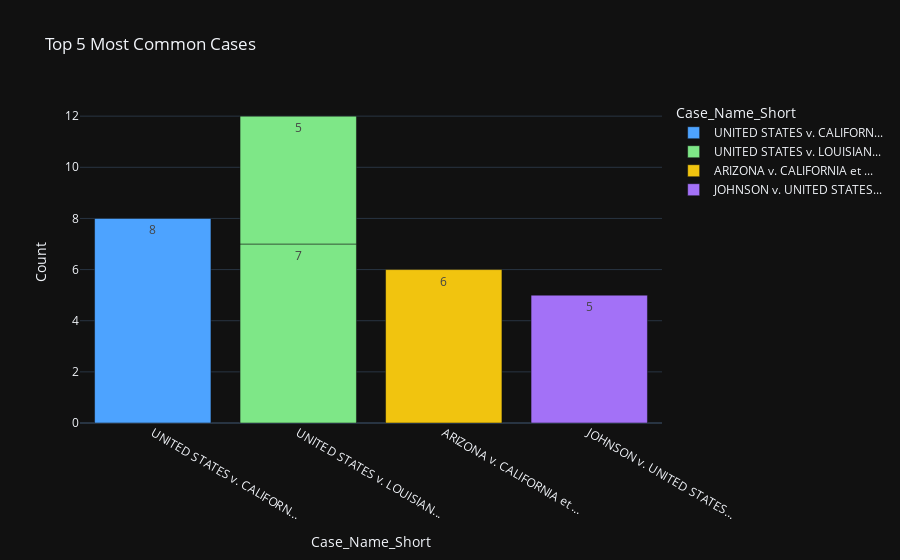

Write notebook code for a chart like this one.
### Code cell
# graph num seven >>>>>>>>>>>>>>>>>>>>>>>>>>>>>>>>>>>>>>>>>>>>>>>>>>>>>>>>>>>>>>>>>>>>>>>>>>>
top_cases = case_counts.head(5).copy()

# Truncate case names
top_cases['Case_Name_Short'] = top_cases['Case_Name'].str.slice(0, 25) + '...'

# Ensure uniqueness
top_cases['Case_Name_Short'] = top_cases['Case_Name_Short'] 

fig = px.bar(
    top_cases,
    x='Case_Name_Short',
    y='Count',
    text='Count',
    title='Top 5 Most Common Cases',
    color='Case_Name_Short',
    color_discrete_sequence=['#4DA3FF','#7EE787','#F1C40F','#A371F7','#E5533D'],
    hover_data={'Case_Name': True}
)

fig.update_layout(template='plotly_dark')
fig.show()

### Figure 1 — Plotly figure (JSON) as saved in the notebook; plotly's stock layout.template omitted (floating-point values rounded to 4 significant figures)
{"data": [{"customdata": [["UNITED STATES v. CALIFORNIA"]], "hovertemplate": "Case_Name_Short=%{x}<br>Count=%{text}<br>Case_Name=%{customdata[0]}<extra></extra>", "legendgroup": "UNITED STATES v. CALIFORN...", "marker": {"color": "#4DA3FF", "pattern": {"shape": ""}}, "name": "UNITED STATES v. CALIFORN...", "orientation": "v", "showlegend": true, "text": [8.0], "textposition": "auto", "type": "bar", "x": ["UNITED STATES v. CALIFORN..."], "xaxis": "x", "y": [8], "yaxis": "y"}, {"customdata": [["UNITED STATES v. LOUISIANA et al. (LOUISIANA BOUNDARY CASE)"], ["UNITED STATES v. LOUISIANA et al."]], "hovertemplate": "Case_Name_Short=%{x}<br>Count=%{text}<br>Case_Name=%{customdata[0]}<extra></extra>", "legendgroup": "UNITED STATES v. LOUISIAN...", "marker": {"color": "#7EE787", "pattern": {"shape": ""}}, "name": "UNITED STATES v. LOUISIAN...", "orientation": "v", "showlegend": true, "text": [7.0, 5.0], "textposition": "auto", "type": "bar", "x": ["UNITED STATES v. LOUISIAN...", "UNITED STATES v. LOUISIAN..."], "xaxis": "x", "y": [7, 5], "yaxis": "y"}, {"customdata": [["ARIZONA v. CALIFORNIA et al."]], "hovertemplate": "Case_Name_Short=%{x}<br>Count=%{text}<br>Case_Name=%{customdata[0]}<extra></extra>", "legendgroup": "ARIZONA v. CALIFORNIA et ...", "marker": {"color": "#F1C40F", "pattern": {"shape": ""}}, "name": "ARIZONA v. CALIFORNIA et ...", "orientation": "v", "showlegend": true, "text": [6.0], "textposition": "auto", "type": "bar", "x": ["ARIZONA v. CALIFORNIA et ..."], "xaxis": "x", "y": [6], "yaxis": "y"}, {"customdata": [["JOHNSON v. UNITED STATES"]], "hovertemplate": "Case_Name_Short=%{x}<br>Count=%{text}<br>Case_Name=%{customdata[0]}<extra></extra>", "legendgroup": "JOHNSON v. UNITED STATES...", "marker": {"color": "#A371F7", "pattern": {"shape": ""}}, "name": "JOHNSON v. UNITED STATES...", "orientation": "v", "showlegend": true, "text": [5.0], "textposition": "auto", "type": "bar", "x": ["JOHNSON v. UNITED STATES..."], "xaxis": "x", "y": [5], "yaxis": "y"}], "layout": {"barmode": "relative", "legend": {"title": {"text": "Case_Name_Short"}, "tracegroupgap": 0}, "title": {"text": "Top 5 Most Common Cases"}, "xaxis": {"anchor": "y", "categoryarray": ["UNITED STATES v. CALIFORN...", "UNITED STATES v. LOUISIAN...", "ARIZONA v. CALIFORNIA et ...", "JOHNSON v. UNITED STATES..."], "categoryorder": "array", "domain": [0, 1], "title": {"text": "Case_Name_Short"}}, "yaxis": {"anchor": "x", "domain": [0, 1], "title": {"text": "Count"}}}}
